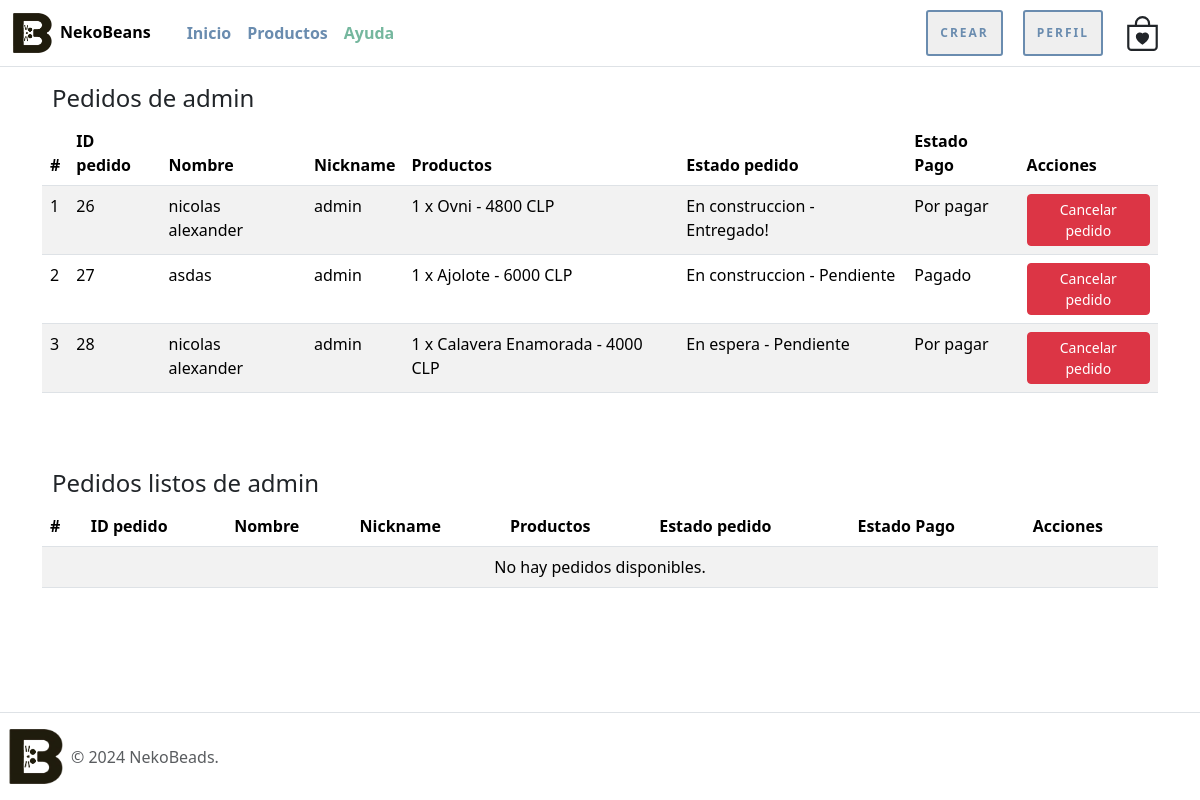
Before: /tus-pedidos/ (signed in) with the older database file.
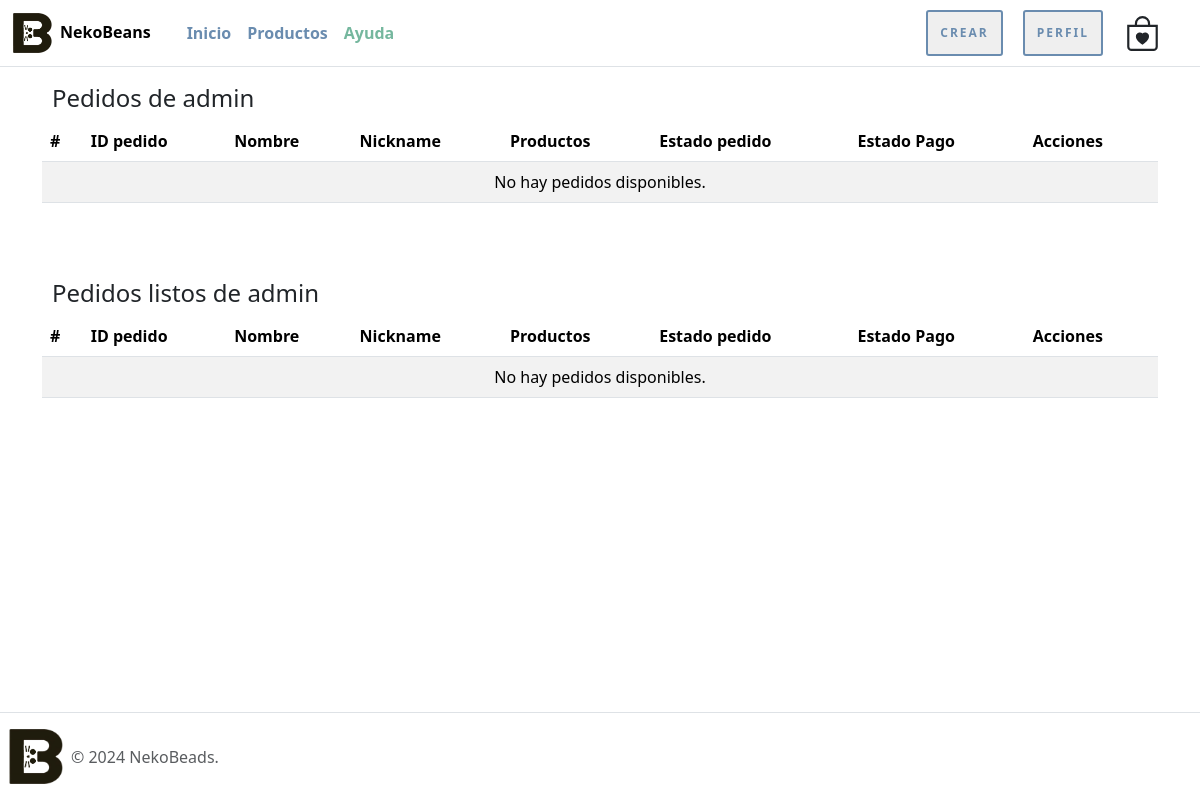
After: the same page with the newer database file.
### nekoBeansWeb/models.py (models this page shows, shortened)
class envio(models.Model):
    nickname = models.CharField(max_length=100)
    nombre = models.CharField(max_length=100)
    apellido_paterno = models.CharField(max_length=100)
    apellido_materno = models.CharField(max_length=100)
    telefono = models.CharField(max_length=20)
    email = models.EmailField()
    direccion = models.TextField()
    productos = models.TextField(default='No hay productos')  # Valor por defecto
    estado_pedido = models.IntegerField(choices=estado_pedido, default=1)
    forma_pago = models.IntegerField(choices=forma_pago, default=1)
    estado_pago = models.IntegerField(choices=estado_pago, default=1)
    entrega = models.IntegerField(choices=entrega, default=1)

### nekoBeansWeb/views.py (the view)
# urls.py: path('tus-pedidos/', tus_pedidos, name='tus_pedidos'),
@login_required
def tus_pedidos(request):
    user_pedidos = envio.objects.filter(nickname=request.user.username)
    pedidos_pendientes = user_pedidos.exclude(estado_pedido=3, entrega=2)
    pedidos_listos = user_pedidos.filter(estado_pedido=3, entrega=2)
    context = {
        'pedidos_pendientes': pedidos_pendientes,
        'pedidos_listos': pedidos_listos,
    }
    return render(request, 'nekoBeansWeb/pedidos/tus_pedidos.html', context)

### nekoBeansWeb/templates/nekoBeansWeb/pedidos/tus_pedidos.html (shortened to what this page needs)
{% extends 'nekoBeansWeb/narvar_footer.html' %}
{% load static %}
{% block contenido %}
<div class="container mt-4">
    <div class="row">
        <div class="col-md-12">
            <h4 class="espacio-titulos">Pedidos de {{ user.username }}</h4>
            <div class="table-responsive">
                <table class="table table-hover table-striped">
                    <thead class="thead-dark">
                        <tr>
                            <th scope="col">#</th>
                            <th scope="col">ID pedido</th>
                            <th scope="col">Nombre</th>
                            <th scope="col">Nickname</th>
                            <th scope="col">Productos</th>
                            <th scope="col">Estado pedido</th>
                            <th scope="col">Estado Pago</th>
                            <th scope="col">Acciones</th>
                        </tr>
                    </thead>
                    <tbody>
                        {% for pedido in pedidos_pendientes %}
                            <tr>
                                <td>{{ forloop.counter }}</td>
                                <td>{{ pedido.id }}</td>
                                <td>{{ pedido.nombre }}</td>
                                <td>{{ pedido.nickname }}</td>
                                <td>{{ pedido.productos }}</td>
                                <td>{{ pedido.get_estado_pedido_display }} - {{ pedido.get_entrega_display }}</td>
                                <td>{{ pedido.get_estado_pago_display }}</td>
                                <td><a href="{% url 'eliminar_pedido' pedido.id %}" class="btn btn-sm btn-danger delete-btn">Cancelar pedido</a></td>
                            </tr>
                        {% empty %}
                            <tr>
                                <td colspan="8" class="text-center">No hay pedidos disponibles.</td>
                            </tr>
                        {% endfor %}
                    </tbody>
                </table>
            </div>
        </div>
        <div class="col-md-12">
            <h4 class="espacio-titulos">Pedidos listos de {{ user.username }}</h4>
            <div class="table-responsive">
                <table class="table table-hover table-striped">
                    <thead class="thead-dark">
                        <tr>
                            <th scope="col">#</th>
                            <th scope="col">ID pedido</th>
                            <th scope="col">Nombre</th>
                            <th scope="col">Nickname</th>
                            <th scope="col">Productos</th>
                            <th scope="col">Estado pedido</th>
                            <th scope="col">Estado Pago</th>
                            <th scope="col">Acciones</th>
                        </tr>
                    </thead>
                    <tbody>
                        {% for pedido in pedidos_listos %}
                            <tr>
                                <td>{{ forloop.counter }}</td>
                                <td>{{ pedido.id }}</td>
                                <td>{{ pedido.nombre }}</td>
                                <td>{{ pedido.nickname }}</td>
                                <td>{{ pedido.productos }}</td>
                                <td>{{ pedido.get_estado_pedido_display }} - {{ pedido.get_entrega_display }}</td>
                                <td>{{ pedido.get_estado_pago_display }}</td>
                                <td><a href="{% url 'eliminar_pedido' pedido.id %}" class="btn btn-sm btn-danger delete-btn">Cancelar pedido</a></td>
                            </tr>
                        {% empty %}
                            <tr>
                                <td colspan="8" class="text-center">No hay pedidos disponibles.</td>
                            </tr>
                        {% endfor %}
                    </tbody>
                </table>
            </div>
        </div>
    </div>
</div>
{% endblock %}

Changed rows visible on the page:
removed envio: id "26", nombre "nicolas alexander", nickname "admin", productos "1 x Ovni - 4800 CLP", estado_pedido "En construccion", entrega "Entregado!", estado_pago "Por pagar"
removed envio: id "27", nombre "asdas", nickname "admin", productos "1 x Ajolote - 6000 CLP", estado_pedido "En construccion", entrega "Pendiente", estado_pago "Pagado"
removed envio: id "28", nombre "nicolas alexander", nickname "admin", productos "1 x Calavera Enamorada - 4000 CLP", estado_pedido "En espera", entrega "Pendiente", estado_pago "Por pagar"
Other visible differences:
text now shown: "No hay pedidos disponibles."
